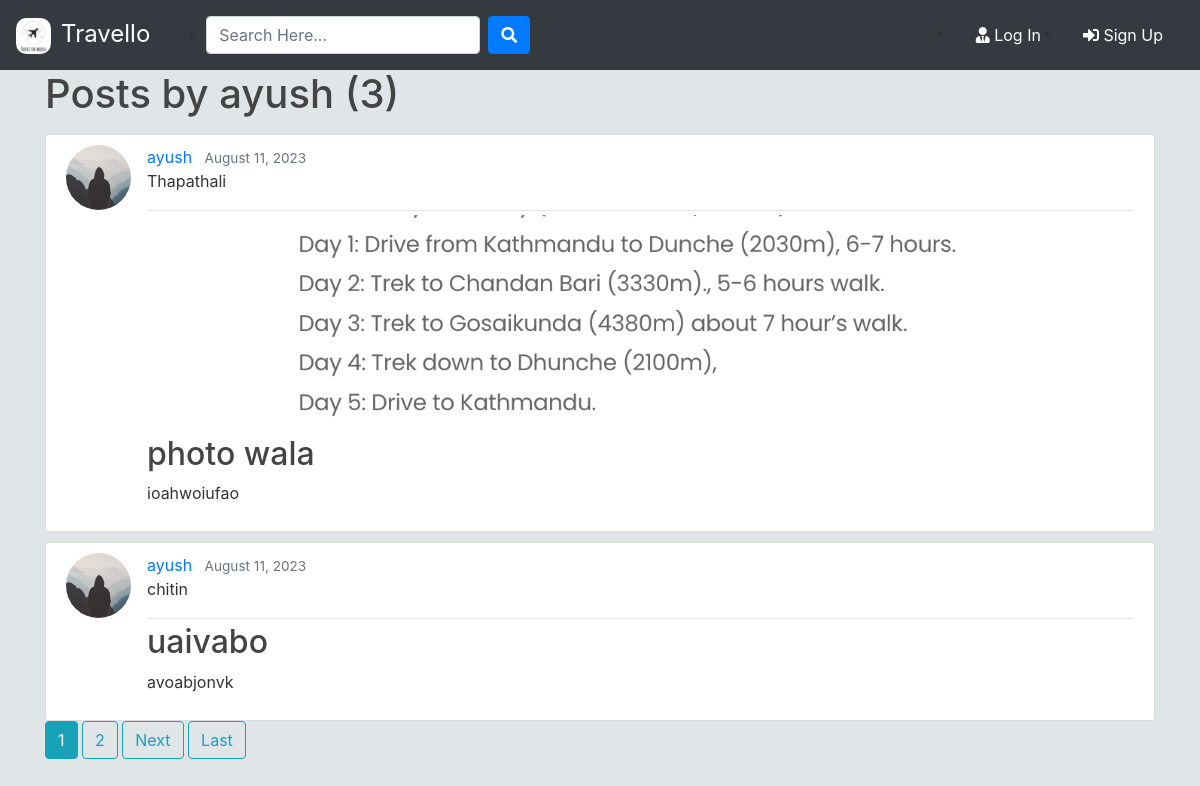
Page /user/ayush on the committed database.
### blog/models.py (models this page shows, shortened)
class Post(models.Model):
	title = models.CharField(max_length=100)
	location = models.CharField(max_length=100, default='Unknown')
	file = models.ImageField(null=True,blank=True,upload_to='Files')
	content = models.TextField()
	date_posted = models.DateTimeField(default=timezone.now)
	author = models.ForeignKey(User, on_delete=models.CASCADE)

### users/models.py (models this page shows, shortened)
class Profile(models.Model):
    user = models.OneToOneField(User, on_delete=models.CASCADE)
    image = models.ImageField(default='default.jpg', upload_to='profile_pics')

### blog/views.py (the view)
# urls.py: path('user/<str:username>', UserPostListView.as_view(), name='user-posts'),
class UserPostListView(ListView):
    model = Post
    template_name = 'blog/user_posts.html'  # <app>/<model>_<viewtype>.html
    context_object_name = 'posts'
    paginate_by = 2
    def get_queryset(self):
        user = get_object_or_404(User, username=self.kwargs.get('username'))
        return Post.objects.filter(author=user).order_by('-date_posted')

### blog/templates/blog/user_posts.html (shortened to what this page needs)
{% extends "blog/base.html" %}
{% block content %}
    <h1 class="mb-3">Posts by {{ view.kwargs.username }} ({{ page_obj.paginator.count }})</h1>
    {% for post in posts %}
        <article class="media content-section">
          <img class="rounded-circle article-img" src="{{ post.author.profile.image.url }}">
          <div class="media-body">
            <div class="article-metadata">
              <a class="mr-2" href="{% url 'user-posts' post.author.username %}">{{ post.author }}</a>
              <small class="text-muted">{{ post.date_posted|date:"F d, Y" }}</small>
              <P >{{ post.location }}</P>
            </div>
            {% if post.file %}
            <div class="img-container">
              <img src="{{ post.file.url }}" alt="{{ post.title }}" class="img-post">
            </div>
            {% endif %}
            <h2><a class="article-title" href="{% url 'post-detail' post.id %}">{{ post.title }}</a></h2>
            <p class="article-content">{{ post.content }}</p>
          </div>
        </article>
    {% endfor %}
    {% if is_paginated %}
      {% for num in page_obj.paginator.page_range %}
        {% if page_obj.number == num %}
          <a class="btn btn-info mb-4" href="?page={{ num }}">{{ num }}</a>
        {% elif num > page_obj.number|add:'-3' and num < page_obj.number|add:'3' %}
          <a class="btn btn-outline-info mb-4" href="?page={{ num }}">{{ num }}</a>
        {% endif %}
      {% endfor %}
      {% if page_obj.has_next %}
        <a class="btn btn-outline-info mb-4" href="?page={{ page_obj.next_page_number }}">Next</a>
        <a class="btn btn-outline-info mb-4" href="?page={{ page_obj.paginator.num_pages }}">Last</a>
      {% endif %}
    {% endif %}
{% endblock content %}

### blog/static/blog/main.css (style rules this page uses)
body { background-color: #e0e5e7; color: #333333; margin-top: 0; }
h1, h2, h3, h4, h5, h6 { color: #444444; }
.content-section { background: #ffffff; padding: 10px 20px; border: 1px solid #dddddd; border-radius: 3px; margin-top: 10px; }
.article-title { color: #444444; }
.article-content { white-space: pre-line; }
.article-img { height: 65px; width: 65px; margin-right: 16px; }
.article-metadata { padding-bottom: 1px; margin-bottom: 4px; border-bottom: 1px solid #e3e3e3 }
.img-container { width: 100%; display: flex; justify-content: center; }
.img-post { width:700px; }
small { font-size: 85%; }

### rows in the picture
Post: author.profile.image (placeholder picture), author "ayush", date_posted "August 11, 2023", location "Thapathali", file (picture), title "photo wala", content "ioahwoiufao"
Post: author.profile.image (placeholder picture), author "ayush", date_posted "August 11, 2023", location "chitin", title "uaivabo", content "avoabjonvk"

### other values in the picture
{{ view.kwargs.username }} "ayush"
{{ page_obj.paginator.count }} "3"
{{ num }} "1"
{{ num }} "2"
